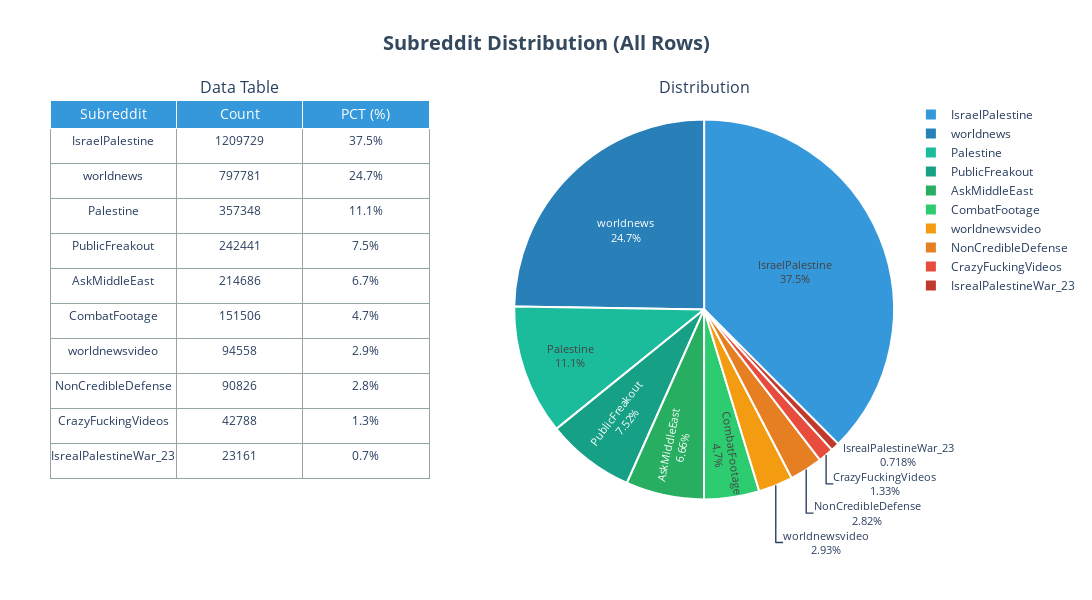

Here is the notebook cell this chart was saved with:
### Markdown cell above
### **Subreddit Distribution Analysis**

The chart below provides a dual view of subreddit activity to understand community 
concentration and participation patterns across the platform.

**Left panel (Data Table):** Shows the top 10 subreddits by comment volume with exact 
counts and percentages. This gives us precise numbers to identify which communities 
dominate the conversation and by what margin.

**Right panel (Distribution Pie):** Visualizes the same data as proportional slices, 
making it easy to spot concentration patterns at a glance. The color coding helps 
distinguish between communities and assess whether discussion is heavily skewed toward 
a few large subreddits or more evenly distributed.

**What we're looking for:**
- **Concentration risk:** Are 2-3 subreddits carrying most of the volume?
- **Community diversity:** How many subreddits contribute meaningfully to the dataset?
- **Platform bias:** Do the largest communities lean toward specific stances that might 
  skew aggregate analysis?

**Expected pattern:** We anticipate seeing high concentration in dedicated communities 
like `r/IsraelPalestine`, `r/Palestine`, and major news subreddits like `r/worldnews`, 
with a steep drop-off to smaller communities. This distribution will inform our 
sampling strategy and help us understand potential biases in platform-wide trends.

### Code cell
from plotly.subplots import make_subplots
import plotly.graph_objects as go
import plotly.express as px

subreddit_comments = df['subreddit'].value_counts().head(10)

# Create subplot layout
fig = make_subplots(
    rows=1, cols=2,
    specs=[[{"type": "table"}, {"type": "pie"}]],
    subplot_titles=["Data Table", "Distribution"],
    horizontal_spacing=0.1
)

# Prepare table data
table_data = subreddit_comments.reset_index()
table_data.columns = ['Subreddit', 'Count']

# Calculate percentages for table
percentages = (subreddit_comments / subreddit_comments.sum() * 100).round(1)

# Add enhanced table
fig.add_trace(go.Table(
    header=dict(
        values=['Subreddit', 'Count', 'PCT (%)'], 
        fill_color=PRIMARY_BLUE,
        font=dict(size=14, color='white'),
        align='center'
    ),
    cells=dict(
        values=[
            table_data['Subreddit'], 
            table_data['Count'],
            [f"{p}%" for p in percentages]
        ], 
        fill_color='white',
        font=dict(size=12),
        align='center',
        height=35,
        line_color=LIGHT_GREY
    )
), row=1, col=1)

# Use standard color palette for pie
colors = SUBREDDIT_COLORS[:len(subreddit_comments)]

# Add enhanced pie chart
fig.add_trace(go.Pie(
    labels=subreddit_comments.index,
    values=subreddit_comments.values,
    textinfo='label+percent',
    textfont_size=11,
    marker=dict(
        colors=colors,
        line=dict(color='white', width=2)
    ),
    hovertemplate='<b>%{label}</b><br>Count: %{value}<br>Percentage: %{percent}<extra></extra>'
), row=1, col=2)

# Enhanced layout
fig.update_layout(
    height=600, 
    width=1400,
    title=dict(
        text='<b>Subreddit Distribution (All Rows)</b>',
        x=0.5, 
        xanchor='center',
        font=dict(size=20, color=DARK_GREY)
    ),
    paper_bgcolor='white',
    plot_bgcolor='white',
    margin=dict(l=50, r=50, t=100, b=50)
)

fig.show()

### Figure 1 — Plotly figure (JSON) as saved in the notebook; plotly's stock layout.template omitted (floating-point values rounded to 4 significant figures)
{"data": [{"cells": {"align": "center", "fill": {"color": "white"}, "font": {"size": 12}, "height": 35, "line": {"color": "#95a5a6"}, "values": [["IsraelPalestine", "worldnews", "Palestine", "PublicFreakout", "AskMiddleEast", "CombatFootage", "worldnewsvideo", "NonCredibleDefense", "CrazyFuckingVideos", "IsrealPalestineWar_23"], [1209729, 797781, 357348, 242441, 214686, 151506, 94558, 90826, 42788, 23161], ["37.5%", "24.7%", "11.1%", "7.5%", "6.7%", "4.7%", "2.9%", "2.8%", "1.3%", "0.7%"]]}, "domain": {"x": [0, 0.45], "y": [0, 1]}, "header": {"align": "center", "fill": {"color": "#3498db"}, "font": {"color": "white", "size": 14}, "values": ["Subreddit", "Count", "PCT (%)"]}, "type": "table"}, {"domain": {"x": [0.55, 1], "y": [0, 1]}, "hovertemplate": "<b>%{label}</b><br>Count: %{value}<br>Percentage: %{percent}<extra></extra>", "labels": ["IsraelPalestine", "worldnews", "Palestine", "PublicFreakout", "AskMiddleEast", "CombatFootage", "worldnewsvideo", "NonCredibleDefense", "CrazyFuckingVideos", "IsrealPalestineWar_23"], "marker": {"colors": ["#3498db", "#2980b9", "#1abc9c", "#16a085", "#27ae60", "#2ecc71", "#f39c12", "#e67e22", "#e74c3c", "#c0392b"], "line": {"color": "white", "width": 2}}, "textfont": {"size": 11}, "textinfo": "label+percent", "type": "pie", "values": [1209729, 797781, 357348, 242441, 214686, 151506, 94558, 90826, 42788, 23161]}], "layout": {"annotations": [{"font": {"size": 16}, "showarrow": false, "text": "Data Table", "x": 0.225, "xanchor": "center", "xref": "paper", "y": 1, "yanchor": "bottom", "yref": "paper"}, {"font": {"size": 16}, "showarrow": false, "text": "Distribution", "x": 0.775, "xanchor": "center", "xref": "paper", "y": 1, "yanchor": "bottom", "yref": "paper"}], "height": 600, "margin": {"b": 50, "l": 50, "r": 50, "t": 100}, "paper_bgcolor": "white", "plot_bgcolor": "white", "title": {"font": {"color": "#34495e", "size": 20}, "text": "<b>Subreddit Distribution (All Rows)</b>", "x": 0.5, "xanchor": "center"}, "width": 1400}}
